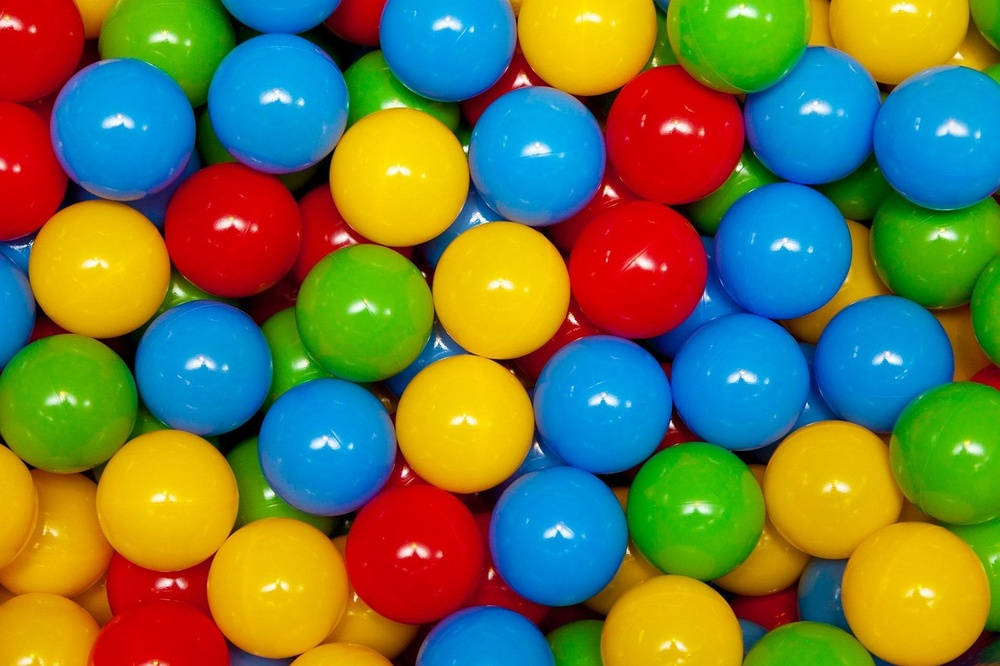
#> input picture images/balls.jpg, 1000 x 666 px, shrunk from 1280 x 853 before the run
$ jupyter execute --allow-errors Practical_1.ipynb   (older library calls are emulated)
#> lines starting #> are read from the running program, lines starting #| are printed output that depends on the picture
[cell 1]
import cv2
import numpy as np
import pandas as pd
import matplotlib.pyplot as plt

## Task 1. Colour spaces & a colour picker (3 marks)

[cell 2]
##########################
# COLOURFUL IMAGE LOAD
##########################
colourful_image = cv2.imread('images/balls.jpg')
#> colourful_image is the input picture: shape (666, 1000, 3); mean B, G, R 69.8, 120.1, 110
colourful_image_rgb = cv2.cvtColor(colourful_image, cv2.COLOR_BGR2RGB)

[cell 3]
########################################################
# CONVERT IMAGE TO HSV AND LAB, AND SPLIT INTO CHANNELS
########################################################
# converting to HSV
hsv_image = cv2.cvtColor(colourful_image, cv2.COLOR_BGR2HSV)
#> hsv_image: shape (666, 1000, 3); mean H, S, V 63.2, 241.7, 185.9
hsv_display = cv2.cvtColor(hsv_image, cv2.COLOR_HSV2RGB)
# converting to LAB
lab_image = cv2.cvtColor(colourful_image, cv2.COLOR_BGR2LAB)
#> lab_image: shape (666, 1000, 3); mean of channels 0, 1, 2 138.2, 130.9, 153.1

# Split into channels
h, s, v = cv2.split(hsv_image)
l, a, b = cv2.split(lab_image)
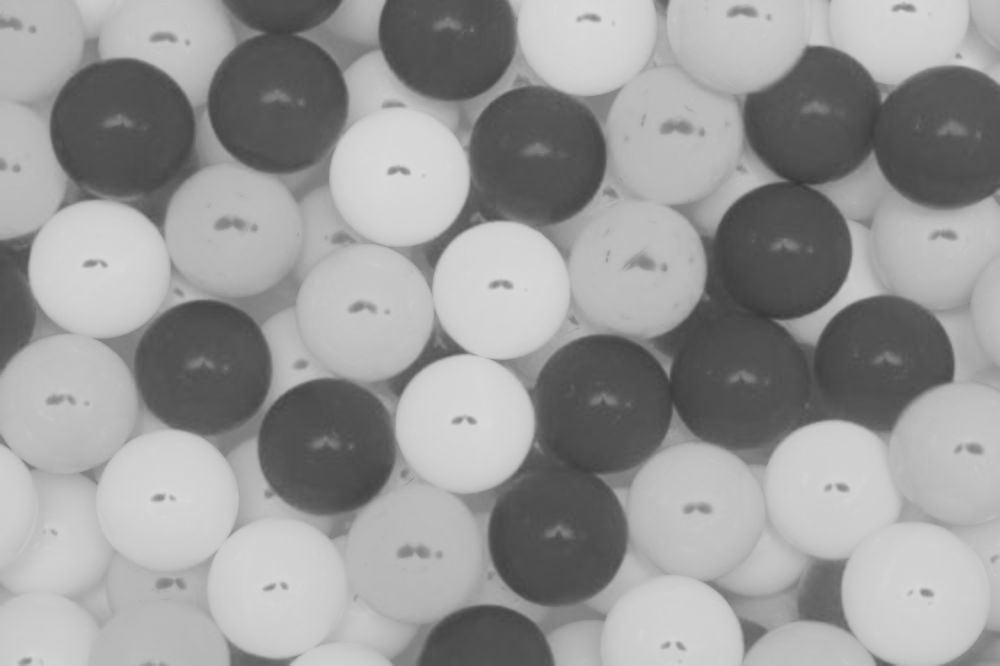
#> b: shape (666, 1000); min 56, max 218, mean 153.1

[cell 4]
##########################################################
# 3. DISPLAY THE THREE CHANNELS OF EACH SPACE SIDE BY SIDE
##########################################################
fig, axes = plt.subplots(2, 3, figsize=(12, 8))

# HSV channels
axes[0,0].imshow(h, cmap='hsv'); axes[0,0].set_title("Hue"); axes[0,0].axis("off")
axes[0,1].imshow(s, cmap='gray'); axes[0,1].set_title("Saturation"); axes[0,1].axis("off")
axes[0,2].imshow(v, cmap='gray'); axes[0,2].set_title("Value"); axes[0,2].axis("off")

# LAB channels
axes[1,0].imshow(l, cmap='gray'); axes[1,0].set_title("Lightness"); axes[1,0].axis("off")
axes[1,1].imshow(a, cmap='RdYlGn'); axes[1,1].set_title("Green-Red"); axes[1,1].axis("off")
axes[1,2].imshow(b, cmap='coolwarm'); axes[1,2].set_title("Blue-Yellow"); axes[1,2].axis("off")

plt.tight_layout()
plt.show()

[cell 5]
#####################################################################
# COLOUR PICKER
#####################################################################
lower_bound = None
upper_bound = None

def pick_color(event, x, y, flags, param):
    global lower_bound, upper_bound
    if event == cv2.EVENT_LBUTTONDOWN:
        hsv_value = hsv_image[y, x]
        hue = int(hsv_value[0])  # cast to Python int to avoid overflow
        sat = int(hsv_value[1])
        val = int(hsv_value[2])

        print(f"Hue: {hue}, Saturation: {sat}, Value: {val}")

        # Safe subtraction/addition with clamping
        lower_hue = max(0, hue - 10)
        upper_hue = min(179, hue + 10)

        # Suggested bounds
        lower_bound = np.array([lower_hue, 50, 50])
        upper_bound = np.array([upper_hue, 255, 255])

        print(f"Suggested range: lower={lower_bound}, upper={upper_bound}")

#> (the rest of this cell did not finish here and is left out)

#### What it channel encodes
 HSV Channels:
1. Hue (S): Represents the pure color (0-180 in OpenCV, corresponding to 0-360 degrees),
  where different angles correspond to different colors (red, green, blue, etc.).
2. Saturation (S): Represents the intensity or purity of the color, from 0 (gray) to maximum (pure color).
3. Value (V): Represents the brightness of the color, from 0 (black) to maximum (full brightness).

LAB Channels:
1. L (Lightness): Represents the brightness from black (0) to white (100).
2. a: Represents the color dimension from green (negative) to red (positive).
3. b: Represents the color dimension from blue (negative) to yellow (positive).

### Why HSV is easier for colour-based segmentation than RGB:

In RGB, a colour is defined by three values for Red, Green, Blue (RGB) that are all highly correlated with each other and with intensity changes. Even small
variations in lighting or shadows can cause significant changes in all three RGB channels simultaneously. However, in HSV, the Hue channel encodes the
actual colour independently of brightness and saturation. This means that regardless of lighting conditions, a red object will always have a similar
hue value (around 0° or 180°), making it much easier to define a consistent range for colour segmentation. A range can be set on the Hue
channel, while Saturation and Value handle the intensity variations.

## Task 2. Noise and smoothing - a controlled experiment (4 marks)

[cell 6]
########################################
# LOAD IMAGE AND CHANGE IT TO GRAYSCALE
#######################################
gray_image = cv2.imread('images/color_balls.jpg', cv2.IMREAD_GRAYSCALE)
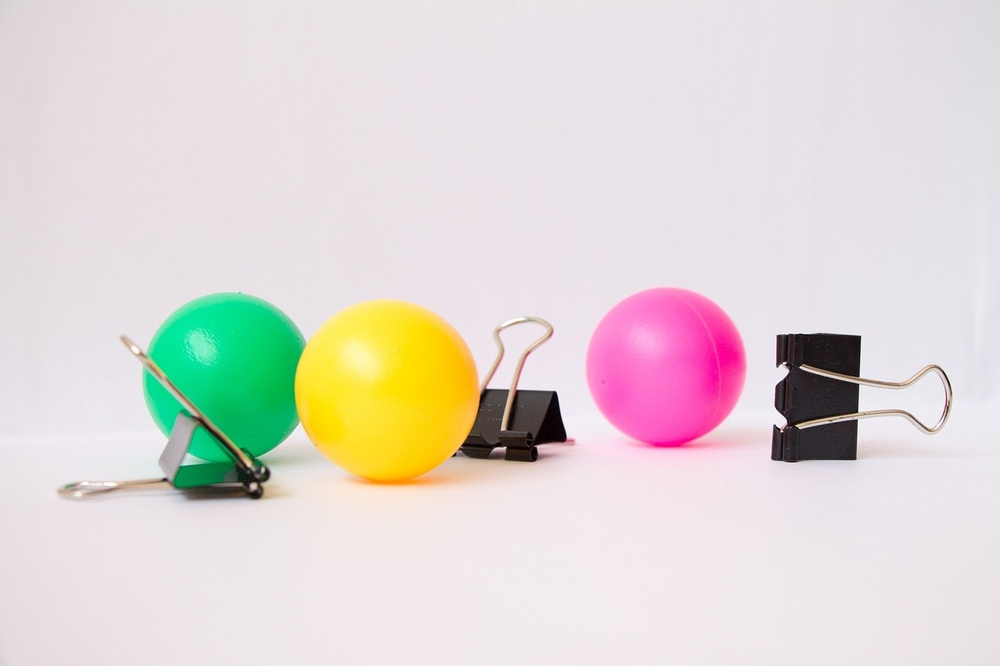
#> input picture images/color_balls.jpg, 1000 x 666 px, shrunk from 1280 x 853 before the run
#> gray_image: shape (666, 1000); min 0, max 255, mean 218.2
plt.axis('off')
plt.imshow(gray_image, cmap="gray")

[cell 7]
#########################################################################
# IMAGE WITH GAUSSIAN NOISE
#########################################################################
g_noise=np.random.normal(0, 15, gray_image.shape)

# Add noise safely
g_noisy_gray_image = gray_image.astype(np.float32) + g_noise
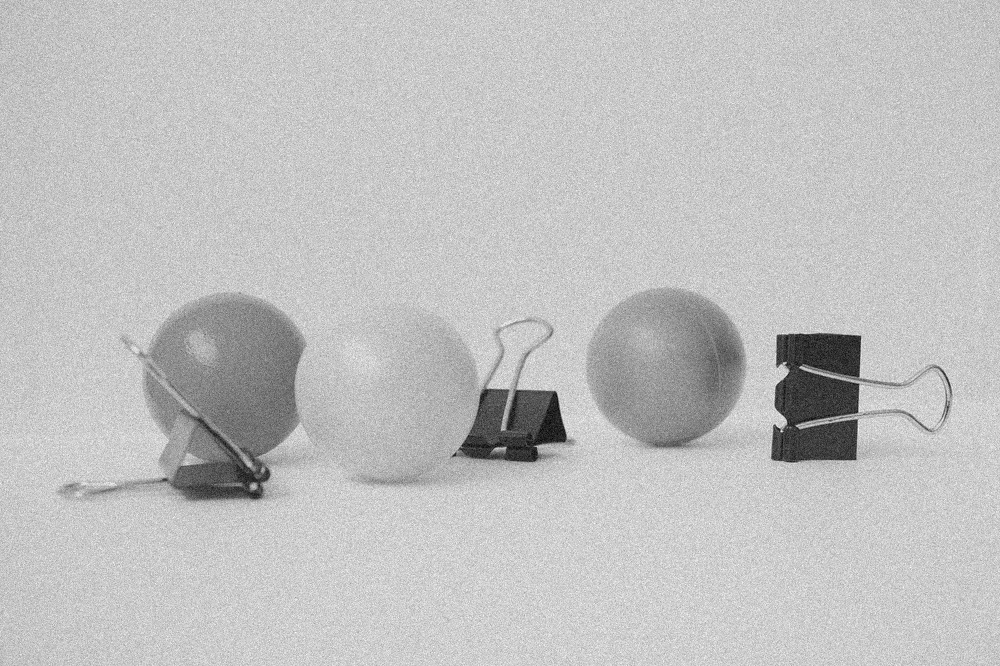
#> g_noisy_gray_image: shape (666, 1000) float64; min -37.87, max 300.6, mean 218.3; drawn with min black and max white

# Clip to [0,255] and convert back
#> (the rest of this cell did not finish here and is left out)

[cell 8]
#########################################################################
# IMAGE WITH SALT-AND-PAPER NOISE
#########################################################################
# Copy image
sp_noisy_gray_image = gray_image.copy()

# Number of pixels to alter
num_pixels = int(0.05 * gray_image.size)
#> num_pixels = 33300

# Random coordinates
coords = [np.random.randint(0, i-1, num_pixels) for i in gray_image.shape]

# Set half to 0 (pepper), half to 255 (salt)
sp_noisy_gray_image[coords[0][:num_pixels//2], coords[1][:num_pixels//2]] = 0
sp_noisy_gray_image[coords[0][num_pixels//2:], coords[1][num_pixels//2:]] = 255
#sp_noisy_gray_image = sp_noisy_gray_image.astype(np.uint8)
plt.axis('off')
plt.imshow(sp_noisy_gray_image, cmap='gray')

[cell 9]
###########################################################
# PSNR function
###########################################################
def psnr(original, restored):
    mse = np.mean((original.astype(np.float32) - restored.astype(np.float32)) ** 2)
    if mse == 0:
        return float('inf')
    max_pixel = 255.0
    return 20 * np.log10(max_pixel / np.sqrt(mse))

[cell 10]
kernel_sizes = [3, 5, 7]

results = []

#> (the rest of this cell did not finish here and is left out)

[cell 11]
#######################################
# RESULTS TABLE
#######################################
df = pd.DataFrame(results, columns=["Filter", "Noise Type", "Kernel Size", "PSNR"])
print(df.pivot_table(index=["Filter","Noise Type"], columns="Kernel Size", values="PSNR"))

From the PSNR results:
* For Gaussian noise, the Gaussian filter performs best because its smoothing kernel matches the statistical distribution of the noise which allows it to reduce the random fluctuations effectively while preserving the underlying image structure. The median filter also performs reasonably well, but the Gaussian filter is slightly more consistent across kernel sizes for this type of noise.
* For salt‑and‑pepper noise, the median filter performed best. Salt‑and‑pepper noise introduces extreme outliers by forcing pixels to black or white, and averaging filters such as box or Gaussian include those outliers in their calculations, which reduces their effectiveness. The median filter, by contrast, replaces each pixel with the median value of its neighbourhood, which naturally discards those extreme values. This makes it far more effective at restoring images corrupted by impulsive noise.

## Task 3. Sharpening with unsharp masking (2 marks)

[cell 12]
###########################################
# FUNCTION FOR UNSHARP MASKING
###########################################
def unsharp_mask(original, blurred, amount):
    sharpened = original + amount * (original - blurred)
    return np.clip(sharpened, 0, 255).astype(np.uint8)

[cell 13]
# Load grayscale image
img = gray_image.copy()

# Convert to float for safe arithmetic
img_float = img.astype(np.float32)

# Blur the image (Gaussian blur works well)
blurred = cv2.GaussianBlur(img_float, (5, 5), 0)

# Difference image (edge emphasis)
#difference = img_float - blurred

# Apply with different amounts
sharpened_05 = unsharp_mask(img_float, blurred, 0.5)
sharpened_10 = unsharp_mask(img_float, blurred, 1.0)
sharpened_20 = unsharp_mask(img_float, blurred, 2.0)
#> call 3 of unsharp_mask, with amount = 2
#> in unsharp_mask (call 3), `sharpened = original + amount * (original - blurred)`:
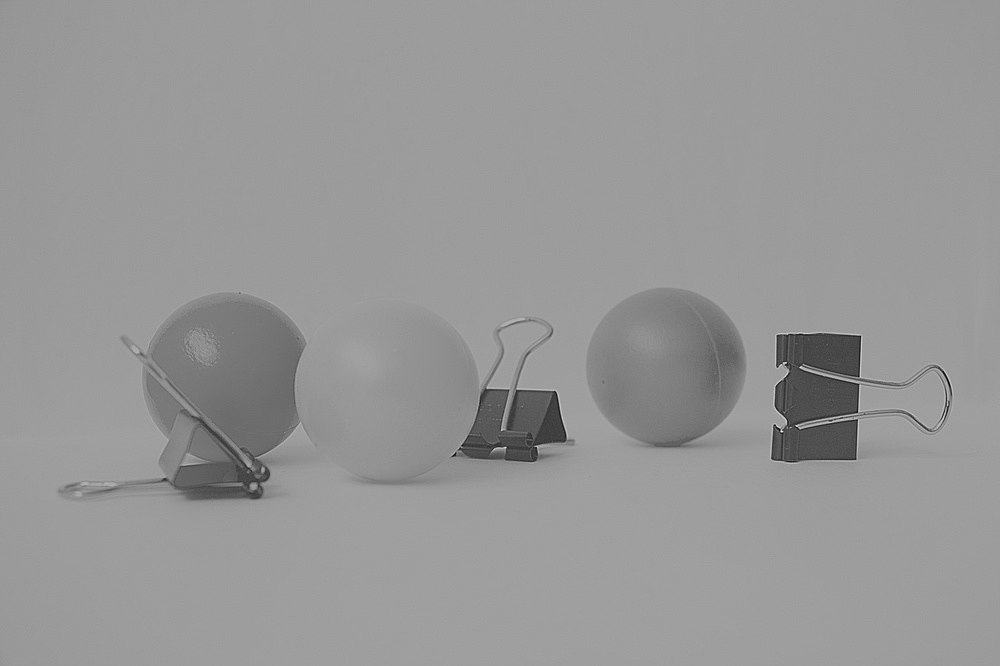
#> sharpened: shape (666, 1000) float32; min -150.2, max 470.9, mean 218.2; drawn with min black and max white

# Display results
fig, axes = plt.subplots(1, 4, figsize=(16, 5))
axes[0].imshow(img, cmap='gray'); axes[0].set_title("Original"); axes[0].axis("off")
axes[1].imshow(sharpened_05, cmap='gray'); axes[1].set_title("Amount = 0.5"); axes[1].axis("off")
axes[2].imshow(sharpened_10, cmap='gray'); axes[2].set_title("Amount = 1.0"); axes[2].axis("off")
axes[3].imshow(sharpened_20, cmap='gray'); axes[3].set_title("Amount = 2.0"); axes[3].axis("off")
#axes[1].imshow(difference, cmap='gray'); axes[1].set_title("Difference (Edges)"); axes[1].axis("off")
plt.tight_layout()
plt.show()

## Task 4. Edge detection three ways (4 marks).

[cell 14]
########################################################
# SOBEL - 2D CONVOLUTION IN NUMPY
#########################################################
# Load grayscale image
sob_gray_img = cv2.imread("images/spots.jpg", cv2.IMREAD_GRAYSCALE).astype(np.float32)
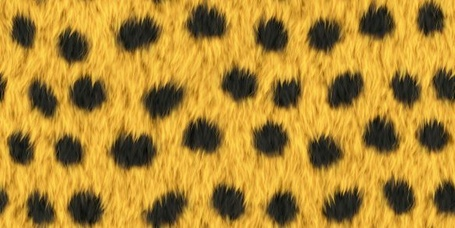
#> input picture images/spots.jpg, 455 x 228 px, shrunk from 583 x 292 before the run
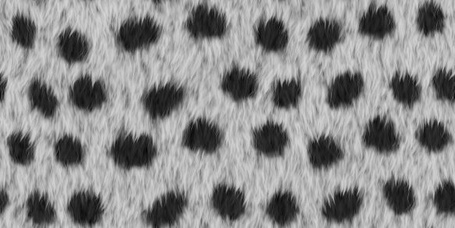
#> sob_gray_img: shape (228, 455) float32; min 3, max 215, mean 139.4

# Sobel kernels
sobel_x = np.array([[-1,0,1],[-2,0,2],[-1,0,1]], dtype=np.float32)
sobel_y = np.array([[-1,-2,-1],[0,0,0],[1,2,1]], dtype=np.float32)

# Convolution (vectorised using cv2.filter2D)
gx = cv2.filter2D(sob_gray_img, -1, sobel_x)
gy = cv2.filter2D(sob_gray_img, -1, sobel_y)
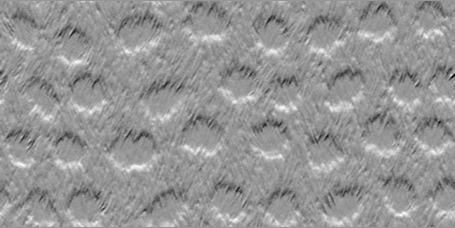
#> gy: shape (228, 455) float32; min -384, max 268, mean -0.2; drawn with min black and max white

# Gradient magnitude
grad_mag = np.sqrt(gx**2 + gy**2)
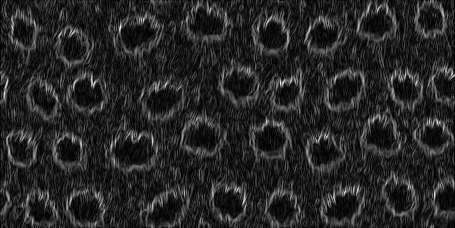
#> grad_mag: shape (228, 455) float32; min 0, max 583, mean 88.8; drawn with min black and max white

# Verify against cv2.Sobel
gx_cv = cv2.Sobel(sob_gray_img, cv2.CV_32F, 1, 0, ksize=3)
gy_cv = cv2.Sobel(sob_gray_img, cv2.CV_32F, 0, 1, ksize=3)
grad_mag_cv = np.sqrt(gx_cv**2 + gy_cv**2)

# Report maximum absolute difference
max_diff = np.max(np.abs(grad_mag - grad_mag_cv))
#> max_diff = 0
print("Max absolute difference:", max_diff)
#| Max absolute difference: 0.0

[cell 15]
#################################################
# CANNY DETECTION WITH DIFFERENT THRESHOLDS
################################################

# Canny with three threshold pairs
edges1 = cv2.Canny(sob_gray_img.astype(np.uint8), 50, 100)    # conservative
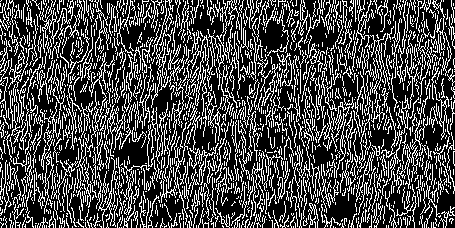
#> edges1: shape (228, 455); 28.5% white in thin lines or dots
edges2 = cv2.Canny(sob_gray_img.astype(np.uint8), 100, 200)   # balanced
#> edges2: shape (228, 455); 15.6% white in thin lines or dots
edges3 = cv2.Canny(sob_gray_img.astype(np.uint8), 150, 300)   # aggressive
#> edges3: shape (228, 455); 8% white in thin lines or dots

# results side by side
fig, axes = plt.subplots(1, 4, figsize=(20, 5))
axes[0].imshow(sob_gray_img, cmap='gray')
axes[0].set_title("Original")
axes[0].axis("off")

axes[1].imshow(edges1, cmap='gray')
axes[1].set_title("Canny (50,100)")
axes[1].axis("off")

axes[2].imshow(edges2, cmap='gray')
axes[2].set_title("Canny (100,200)")
axes[2].axis("off")

axes[3].imshow(edges3, cmap='gray')
axes[3].set_title("Canny (150,300)")
axes[3].axis("off")

plt.tight_layout()
plt.show()

Effects of the thresholds are as follows:
* Thresholds (50, 100): Many edges, including weak ones and some noise, are kept.
* Thresholds (100, 200): Balanced map: strong edges are kept while suppressing weak isolated edges.
* Thresholds (150, 300): Only the strongest edges remain, giving a cleaner but sparser map.

This demonstrates the role of the two thresholds in hysteresis: the high threshold ensures only strong edges are kept, while the low threshold allows weak edges to survive if they connect to strong ones.

[cell 16]
#################################################################
# LAPLACIAN OF GAUSSIAN (LOG)
##################################################################
# Load grayscale image
log_gray_image = cv2.imread("images/spots.jpg", cv2.IMREAD_GRAYSCALE).astype(np.float32)

# Sobel Gradient Magnitude
gx = cv2.Sobel(log_gray_image, cv2.CV_32F, 1, 0, ksize=3)
gy = cv2.Sobel(log_gray_image, cv2.CV_32F, 0, 1, ksize=3)
sobel_mag = np.sqrt(gx**2 + gy**2)

# Laplacian of Gaussian
blurred = cv2.GaussianBlur(log_gray_image, (5,5), 0)
#> blurred: shape (228, 455) float32
log_edges = cv2.Laplacian(blurred, cv2.CV_32F)
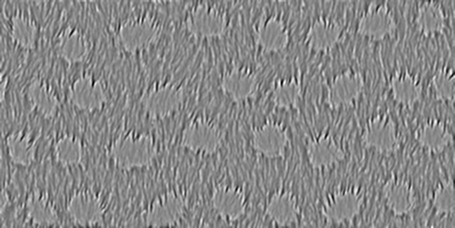
#> log_edges: shape (228, 455) float32; min -39.25, max 33.95, mean 0; drawn with min black and max white

# Display results
fig, axes = plt.subplots(1, 3, figsize=(15, 5))
axes[0].imshow(log_gray_image, cmap='gray')
axes[0].set_title("Original")
axes[0].axis("off")

axes[1].imshow(sobel_mag, cmap='gray')
axes[1].set_title("Sobel Gradient Magnitude")
axes[1].axis("off")

axes[2].imshow(log_edges, cmap='gray')
axes[2].set_title("Laplacian of Gaussian")
axes[2].axis("off")

plt.tight_layout()
plt.show()
